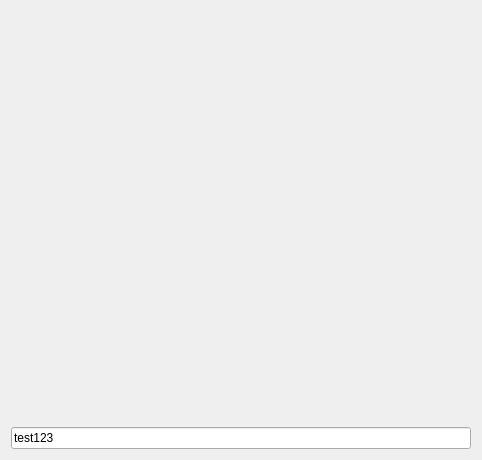
<?xml version="1.0" encoding="UTF-8"?>
<ui version="4.0">
 <class>MainWindow</class>
 <widget class="QMainWindow" name="MainWindow">
  <property name="geometry">
   <rect>
    <x>0</x>
    <y>0</y>
    <width>482</width>
    <height>460</height>
   </rect>
  </property>
  <property name="windowTitle">
   <string>QRsGen</string>
  </property>
  <widget class="QWidget" name="centralWidget">
   <layout class="QVBoxLayout" name="verticalLayout">
    <item>
     <spacer name="verticalSpacer">
      <property name="orientation">
       <enum>Qt::Vertical</enum>
      </property>
      <property name="sizeHint" stdset="0">
       <size>
        <width>20</width>
        <height>413</height>
       </size>
      </property>
     </spacer>
    </item>
    <item>
     <widget class="QLineEdit" name="edtDataText">
      <property name="text">
       <string>test123</string>
      </property>
     </widget>
    </item>
   </layout>
  </widget>
 </widget>
 <layoutdefault spacing="6" margin="11"/>
 <resources/>
 <connections/>
</ui>
